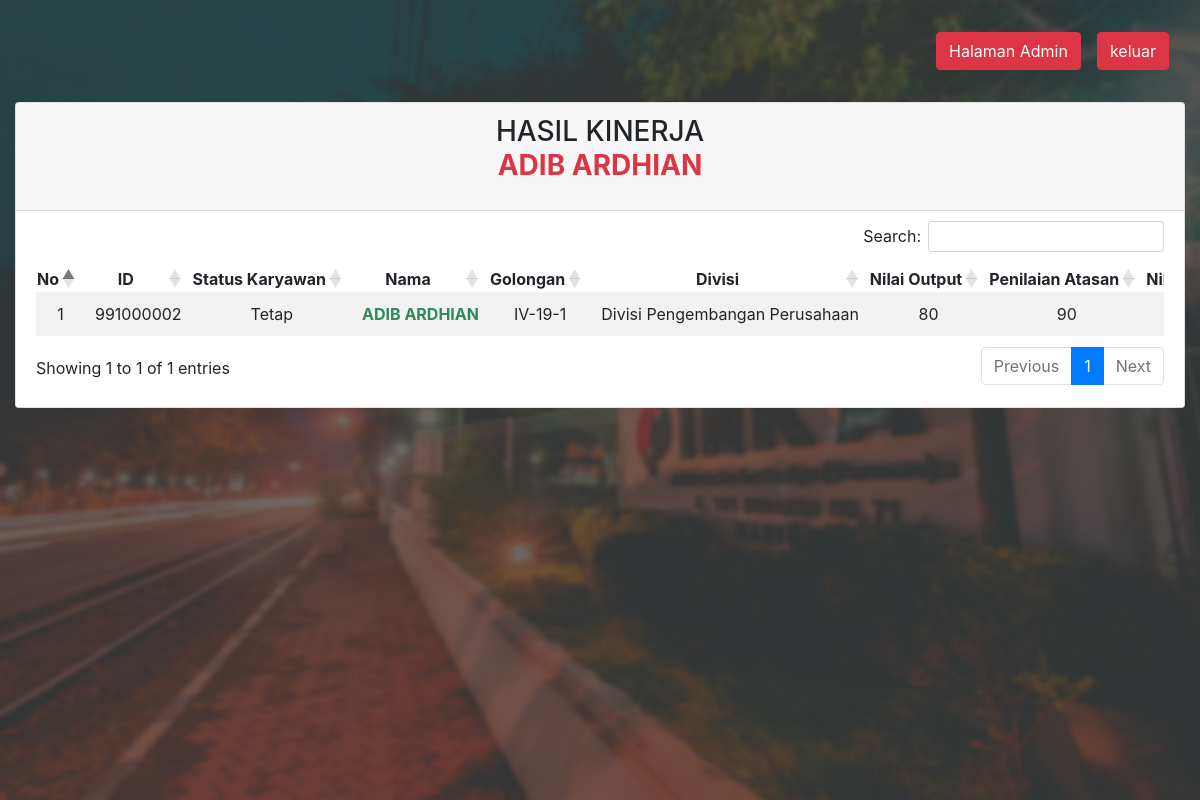
Screenshot of /public/admin/page_karyawan_admin.php (signed in) with the database file from the repository.
### tables this page shows
CREATE TABLE `user` (
  `id` int(10) NOT NULL,
  `status` varchar(100) NOT NULL,
  `nama` varchar(100) NOT NULL,
  `password` varchar(255) NOT NULL,
  `level` varchar(20) NOT NULL,
  `divisi` varchar(100) NOT NULL,
  `golongan` text NOT NULL
);

CREATE TABLE `tkaryawans` (
  `no` int(255) NOT NULL,
  `id` int(10) NOT NULL,
  `status` varchar(100) NOT NULL,
  `nama` varchar(100) NOT NULL,
  `divisi` varchar(100) NOT NULL,
  `golongan` text NOT NULL,
  `nilai_output` float NOT NULL,
  `nilai_atasan` float NOT NULL,
  `nilai_learning` float NOT NULL,
  `nilai_kedisiplinan` float NOT NULL,
  `nilai_5r` float NOT NULL,
  `tanggal` timestamp NULL DEFAULT current_timestamp()
);

### public/admin/page_karyawan_admin.php (the view, shortened to what this page needs)
<?php
include '../../config.php';
  ?>
<!doctype html>
<html lang="en">
<head>
  <link rel="stylesheet" href="https://cdnjs.cloudflare.com/ajax/libs/limonte-sweetalert2/7.33.1/sweetalert2.min.css">
  <link rel="stylesheet" href="https://maxcdn.bootstrapcdn.com/bootstrap/4.0.0/css/bootstrap.min.css"
>
  <link rel="stylesheet" href="../../public/karyawan/style.css">
  <link rel="stylesheet" href="https://cdn.datatables.net/1.10.22/css/dataTables.bootstrap4.min.css">
  <link rel="stylesheet" href="https://cdn.datatables.net/responsive/2.2.6/css/responsive.bootstrap4.min.css">
  <link rel="stylesheet" href="https://cdn.datatables.net/buttons/1.6.2/css/buttons.dataTables.min.css">
</head>
<body>
  <div class="jumbotron jumbotron-fluid">
    <div class="container-fluid">
      <nav class="navbar transparent navbar-inverse justify-content-end mb-3">
        <a href="home_admin.php" type="button" class="btn btn-danger mr-3" id="home" name="home ">Halaman Admin</a>
        <button type="button" class="btn btn-danger" id="keluar" name="keluar ">keluar</button>
      </nav>
      <div class="card mt-4">
        <div class="card-header text-center strong">
          <?php
              $stmt = $koneksi->prepare ("SELECT id,nama
                                          FROM user
                                          where user.id= ?");
              $stmt->bind_param("s", $id);
              $id=$_SESSION['id'];
              $stmt->execute();
              $result = $stmt->get_result();
              while($data = $result->fetch_assoc())
              {
              echo "<h3 class='text-uppercase'>HASIL KINERJA </br> <p class='font-weight-bold text-danger'> $data[nama] </p> </h3>";
              }
              ?>
        </div>
        <div class="card-body text-nowrap">
          <table id="tabel-data" class="table-responsive table-pad text-center table-hover table-striped text-center">
            <thead>
              <tr>
              <tr>
                <th class="text-center" scope="col">No</th>
                <th class="text-center" scope="col">ID</th>
                <th class="text-center" scope="col">Status Karyawan</th>
                <th class="text-center" scope="col">Nama</th>
                <th class="text-center" scope="col">Golongan</th>
                <th class="text-center" scope="col">Divisi</th>
                <th class="text-center" scope="col">Nilai Output</th>
                <th class="text-center" scope="col">Penilaian Atasan</th>
                <th class="text-center" scope="col">Nilai Learning</th>
              </tr>
            </thead>
            <?php
                    $no = 0;
                    $koneksi->query("SET lc_time_names = 'id_ID'");
                    $stmt = $koneksi->prepare("SELECT user.id,user.status,user.nama,user.divisi,user.golongan,nilai_output,nilai_atasan,nilai_learning,nilai_kedisiplinan,nilai_5r,tanggal,
                              DATE_FORMAT(`tanggal`,'%M %Y')
                              AS showdate
                              FROM tkaryawans
                              JOIN user
                              ON user.id=tkaryawans.id
                              where user.id=?
                              ORDER BY tanggal DESC");
                    $stmt->bind_param("s", $id);
                    if (!$stmt) {
                      die('Query Error: '.mysqli_errno($koneksi).'-'.mysqli_error($koneksi));
                    }
                    else{
                    $stmt->execute();
                    $result = $stmt->get_result();
                    ?>
            <tbody>
              <?php
                    while($data = $result->fetch_assoc())
                    {
                      $n1 = ($data["nilai_output"]) * 0.7;
                      $n2 = ($data["nilai_atasan"]) * 0.1;
                      $n3 = ($data["nilai_learning"]) * 0.1;
                      $n4 = ($data["nilai_kedisiplinan"]) * 0.05;
                      $n5 = ($data["nilai_5r"]) * 0.05;
                      $hasil = ($n1 + $n2 + $n3 + $n4 + $n5);
                      if ($hasil >= 95) {
                        $grade = 1.25;
                        $ikk = "Istimewa";
                        $color = 'midnightblue';
                      }elseif ($hasil >= 90) {
                        $grade = 1.10;
                        $color = 'seagreen';
                        $ikk = "Sangat Memuaskan";
                        }elseif ($hasil >= 85) {
                        $grade = 1.00;
                        $color = 'seagreen';
                        $ikk = "Memuaskan";
                        }elseif ($hasil >= 80) {
                        $color = 'seagreen';
                        }elseif($hasil >= 75) {
                        $grade = 0.75;
                        $color = 'orange';
                        $ikk = "Memadai";
                        }elseif($hasil >= 70) {
                        $grade = 0.50;
                        $color = 'orange';
                        $ikk = "Kurang Memadai";
                        }elseif($hasil >= 1) {
                        $grade = 0.25;
                        $color = 'crimson';
                        $ikk = "Tidak Memadai";
                        }elseif($hasil < 1){
                          $grade = 0;
                          $color = 'crimson';
                          $ikk = "Tidak Berkontribusi";
                        }
                      $no++;
                      ?>
              <tr>
                <td><?php echo $no;?></td>
                <td><?php echo $data['id'];?></td>
                <td><?php echo $data['status'];?></td>
                <td class="text-capitalize font-weight-bold" style="color:<?=$color;?>"><?php echo $data['nama'];?></td>
                <td><?php echo $data['golongan'];?></td>
                <td><?php echo $data['divisi'];?></td>
                <td><?php echo $data['nilai_output'];?></td>
                <td><?php echo $data['nilai_atasan'];?></td>
                <td><?php echo $data['nilai_learning'];?></td>
              </tr>
              <?php } ?>
            </tbody>
            <?php
                  }
                  ?>
          </table>
        </div>
      </div>
    </div>
  </div>
</body>
</html>

### public/karyawan/style.css (style rules this page uses)
.jumbotron { height: 100vh; margin-bottom: 0px !important; margin-top: 0px !important; padding-top: 3vh !important; background-image:url('../../img/corps.jpg'); background-repeat:no-repeat !important; background-size:cover !important; background-position:center !important; }
.card-body { padding-top: 10px !important; }

### rows the page displays
user: nama "ADIB ARDHIAN"
tkaryawans: user.id "991000002", user.status "Tetap", user.nama "ADIB ARDHIAN", user.golongan "IV-19-1", user.divisi "Divisi Pengembangan Perusahaan", nilai_output "80", nilai_atasan "90"
